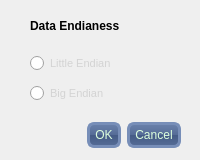
<?xml version="1.0" encoding="UTF-8"?>
<ui version="4.0">
 <class>SetEndian</class>
 <widget class="QDialog" name="SetEndian">
  <property name="geometry">
   <rect>
    <x>0</x>
    <y>0</y>
    <width>200</width>
    <height>160</height>
   </rect>
  </property>
  <property name="windowTitle">
   <string>Dialog</string>
  </property>
  <property name="styleSheet">
   <string notr="true">QLabel{
font: bold &quot;Ubuntu&quot;;
font-size: 12px;
color: lightgray;
}

QRadioButton{
font:  bold &quot;Ubuntu&quot;;
font-size:11px;
color: lightgray;
}

QRadioButton::indicator::checked{
background: url(:/Images/Ressource/check-marks_check.png);
width: 33;
height: 26;
}

QRadioButton::indicator:unchecked{
background: url(:/Images/Ressource/check-marks_uncheck.png);
width: 33;
height: 26;
}

QPushButton {
color: #DFD;
background-color: QLinearGradient( x1: 0, y1: 0, x2: 0, y2: 1,  stop: 0 #6B82AC, stop: 0.49 #566D97, stop: 0.5 #445B85, stop: 1 #566D97);
border-width: 3px;
border-color: #778EB8;
border-style: solid;
border-radius: 7;
padding: 3px;
font: bold &quot;Ubuntu&quot;;
font-size: 12px;
padding-left: 5px;
padding-right: 5px;
}

</string>
  </property>
  <widget class="QDialogButtonBox" name="buttonBox">
   <property name="geometry">
    <rect>
     <x>10</x>
     <y>120</y>
     <width>171</width>
     <height>31</height>
    </rect>
   </property>
   <property name="orientation">
    <enum>Qt::Horizontal</enum>
   </property>
   <property name="standardButtons">
    <set>QDialogButtonBox::Cancel|QDialogButtonBox::Ok</set>
   </property>
  </widget>
  <widget class="QRadioButton" name="radioButton_Little">
   <property name="geometry">
    <rect>
     <x>30</x>
     <y>50</y>
     <width>121</width>
     <height>27</height>
    </rect>
   </property>
   <property name="text">
    <string>Little Endian</string>
   </property>
  </widget>
  <widget class="QRadioButton" name="radioButton_Big">
   <property name="geometry">
    <rect>
     <x>30</x>
     <y>80</y>
     <width>121</width>
     <height>27</height>
    </rect>
   </property>
   <property name="text">
    <string>Big Endian</string>
   </property>
  </widget>
  <widget class="QLabel" name="labelDataEndianness">
   <property name="geometry">
    <rect>
     <x>30</x>
     <y>10</y>
     <width>281</width>
     <height>31</height>
    </rect>
   </property>
   <property name="font">
    <font>
     <pointsize>-1</pointsize>
     <italic>false</italic>
     <bold>true</bold>
    </font>
   </property>
   <property name="styleSheet">
    <string notr="true">color: black;</string>
   </property>
   <property name="text">
    <string>Data Endianess</string>
   </property>
  </widget>
 </widget>
 <resources/>
 <connections/>
</ui>
